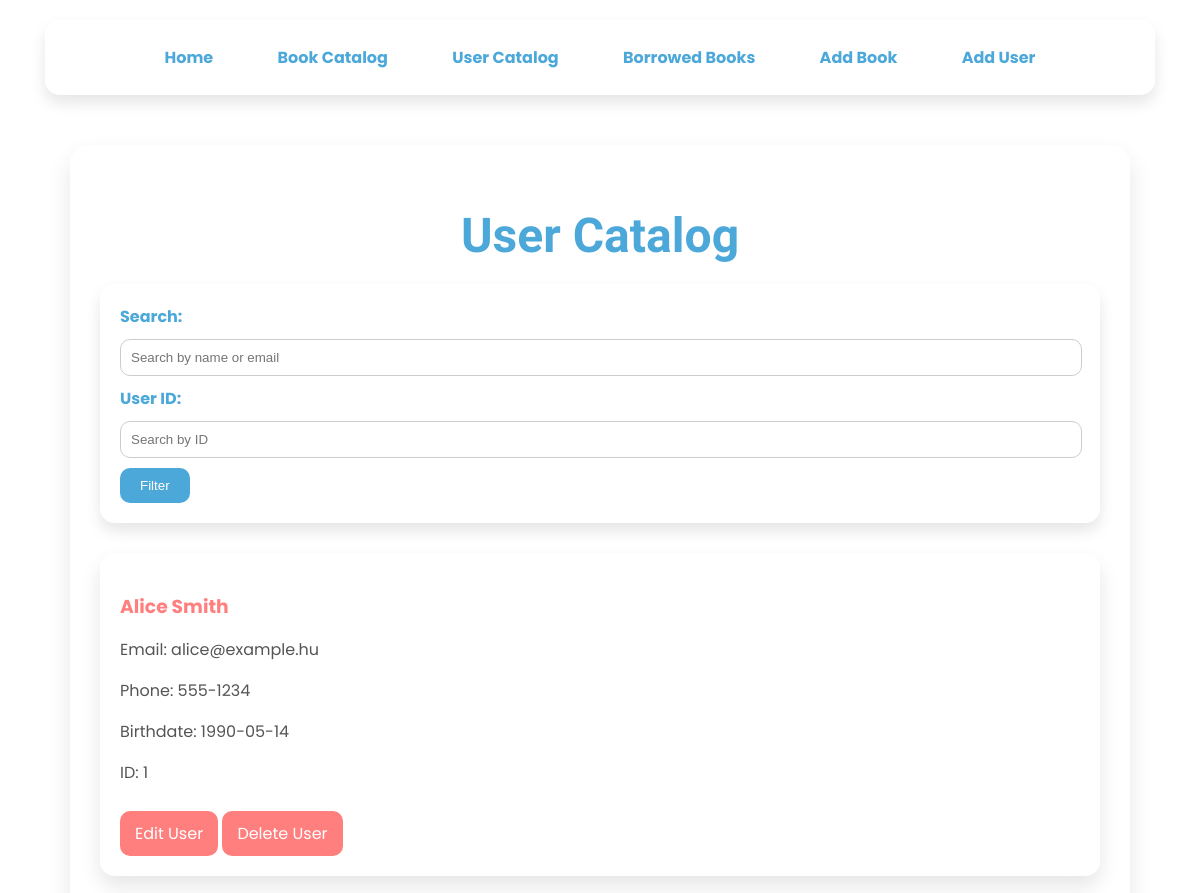
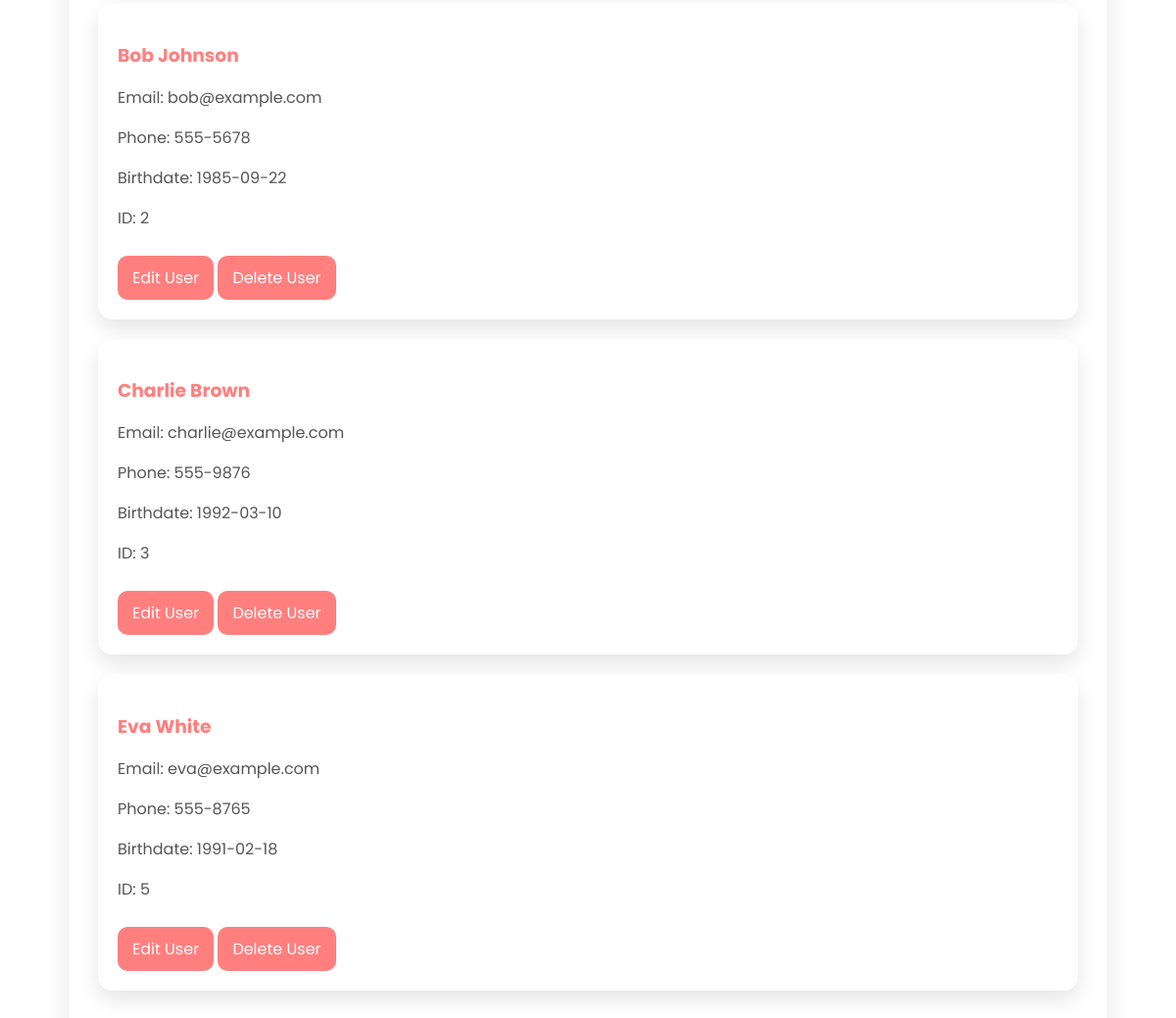
Screenshot of /users with the database file from the repository (2 pictures, top to bottom).
### app/models.py (models this page shows, shortened)
class User(db.Model):
    id = db.Column(db.Integer, primary_key=True)
    name = db.Column(db.String(100), nullable=False)
    email = db.Column(db.String(100), nullable=False)
    phone_number = db.Column(db.String(20), nullable=True)
    birthdate = db.Column(db.Date, nullable=True)
    borrowed_books = relationship('Borrow', backref='user', cascade='all, delete-orphan')

### app/routes.py (the view)
@main.route('/users', methods=['GET', 'POST'])
def users():
    search = request.args.get('search', '')
    user_id = request.args.get('id', '')
    query = User.query
    if search:
        query = query.filter(User.name.ilike(f'%{search}%') | User.email.ilike(f'%{search}%'))
    if user_id:
        query = query.filter(User.id == user_id)
    users = query.paginate(page=request.args.get('page', 1, type=int), per_page=5)
    return render_template('users.html', users=users)

### app/templates/users.html (shortened to what this page needs)
<!DOCTYPE html>
<html lang="en">
<head>
</head>
<body>
<nav>
    <a href="{{ url_for('main.home') }}">Home</a>
    <a href="{{ url_for('main.catalog') }}">Book Catalog</a>
    <a href="{{ url_for('main.users') }}">User Catalog</a>
    <a href="{{ url_for('main.borrowed_books') }}">Borrowed Books</a>
    <a href="{{ url_for('main.add_book') }}">Add Book</a>
    <a href="{{ url_for('main.add_user') }}">Add User</a>
</nav>
<div class="container">
    <h1>User Catalog</h1>
    <form class="filter-form" method="get" action="{{ url_for('main.users') }}">
        <label for="search">Search:</label>
        <input type="text" id="search" name="search" placeholder="Search by name or email" value="{{ request.args.get('search', '') }}">
        <label for="id">User ID:</label>
        <input type="number" id="id" name="id" placeholder="Search by ID" value="{{ request.args.get('id', '') }}">
        <button type="submit">Filter</button>
    </form>
    {% for user in users.items %}
    <div class="user-card">
        <h3>{{ user.name }}</h3>
        <p>Email: {{ user.email }}</p>
        <p>Phone: {{ user.phone_number }}</p>
        <p>Birthdate: {{ user.birthdate }}</p>
        <p>ID: {{ user.id }}</p>
        <a href="{{ url_for('main.edit_user', user_id=user.id) }}" class="btn">Edit User</a>
        <a href="{{ url_for('main.delete_user', user_id=user.id) }}" class="btn" onclick="return confirm('Are you sure you want to delete this user?')">Delete User</a>
    </div>
    {% endfor %}
</div>
</body>
</html>

### rows the page displays
User: name "Alice Smith", email "alice@example.hu", phone_number "555-1234", birthdate "1990-05-14", id "1"
User: name "Bob Johnson", email "bob@example.com", phone_number "555-5678", birthdate "1985-09-22", id "2"
User: name "Charlie Brown", email "charlie@example.com", phone_number "555-9876", birthdate "1992-03-10", id "3"
User: name "Eva White", email "eva@example.com", phone_number "555-8765", birthdate "1991-02-18", id "5"
